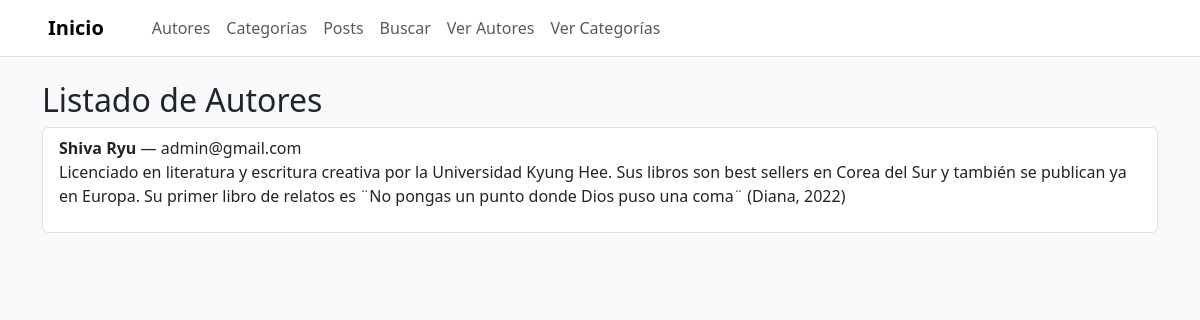
The app's page /autores/, older data.
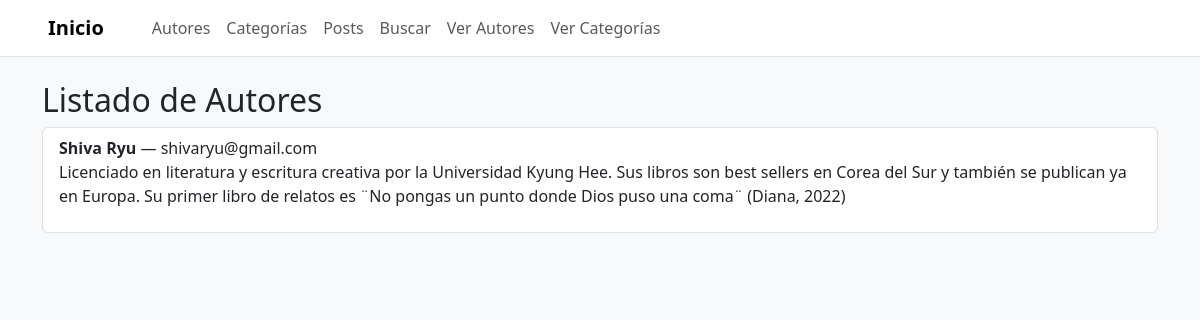
The same page, newer data.
### blog/models.py (models this page shows, shortened)
class Autor(models.Model):
    nombre = models.CharField(max_length=100)
    email = models.EmailField()
    bio = models.TextField()

### blog/views.py (the view)
# urls.py: path('autores/', views.listar_autores, name='listar_autores'),
def listar_autores(request):
    autores = Autor.objects.all()
    return render(request, 'blog/listar_autores.html', {'autores': autores})

### blog/templates/blog/listar_autores.html
{% extends 'blog/base.html' %}
{% block contenido %}
<h2>Listado de Autores</h2>
<ul class="list-group">
    {% for autor in autores %}
        <li class="list-group-item">
            <strong>{{ autor.nombre }}</strong> — {{ autor.email }}
            <p>{{ autor.bio }}</p>
        </li>
    {% empty %}
        <li class="list-group-item">No hay autores registrados.</li>
    {% endfor %}
</ul>
{% endblock %}

### blog/templates/blog/base.html (shortened to what this page needs)
{% load static %}
<!DOCTYPE html>
<html lang="es">
<head>
    <link href="https://cdn.jsdelivr.net/npm/bootstrap@5.3.3/dist/css/bootstrap.min.css" rel="stylesheet">
    <link rel="stylesheet" href="{% static 'css/estilos.css' %}">
</head>
<body class="bg-light">
<nav class="navbar navbar-expand-lg navbar-light bg-white border-bottom px-5 py-2">
    <a class="navbar-brand fw-bold" href="/">Inicio</a>
    <div class="collapse navbar-collapse">
        <ul class="navbar-nav ms-4">
            <li class="nav-item"><a class="nav-link" href="/autor/">Autores</a></li>
            <li class="nav-item"><a class="nav-link" href="/categoria/">Categorías</a></li>
            <li class="nav-item"><a class="nav-link" href="/post/">Posts</a></li>
            <li class="nav-item"><a class="nav-link" href="/buscar/">Buscar</a></li>
            <li class="nav-item"><a class="nav-link" href="/autores/">Ver Autores</a></li>
            <li class="nav-item"><a class="nav-link" href="/categorias/">Ver Categorías</a></li>
        </ul>
    </div>
</nav>
<div class="container mt-4">
    {% block contenido %}
    {% endblock %}
</div>
</body>
</html>

### blog/static/css/estilos.css (style rules this page uses)
body { font-family: 'Segoe UI', Tahoma, Geneva, Verdana, sans-serif; background-color: #f7f9fc; margin: 0; padding: 0; }

Row changes from the older to the newer data that the page shows:
changed Autor "Shiva Ryu": email "admin@gmail.com" → "shivaryu@gmail.com"
